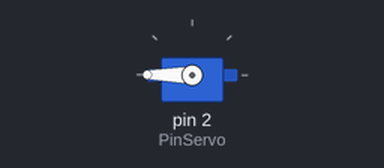
Simulated run of this sketch. Board: Arduino Uno, built with avr-gcc and run on an emulated ATmega328P. Shown: servo.

Above: at 0.05 s.
Timing chart, 0 to 4.6 s (numbered marks = the images above):
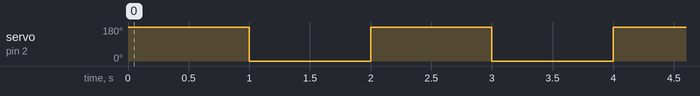

Measured:
- by itself, servo on pin 2 (PinServo): alternates 180° for 1.0 s and 0° for 1.0 s

The sketch:

Seervo11.ino
```cpp
#include <Servo.h>

Servo motor1;

int PinServo = 2;
int PulsoMin = 500;
int PulsoMax = 2500;

void setup() {
  motor1.attach(PinServo, PulsoMin, PulsoMax);
}

void loop() {
  motor1.write(180);
  delay(1000);
  motor1.write(0);
  delay(1000);
}
```
